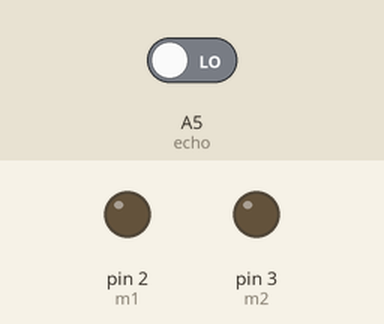
A sketch run on a simulated Arduino Uno, built with avr-gcc and run on an emulated ATmega328P. On the bench: output pins drawn as LEDs (lit = HIGH). Inputs (shaded band) come from the test bench; at power-on: A5 (echo) LOW.

Above: at 0.1 s.
At 1.1 s:
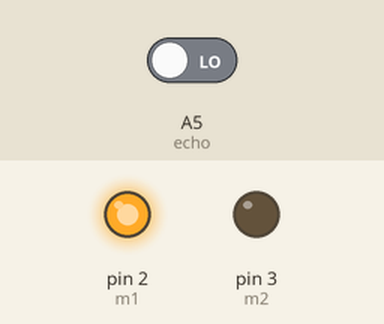
Timing chart, 0 to 5.5 s (numbered marks = the images above):
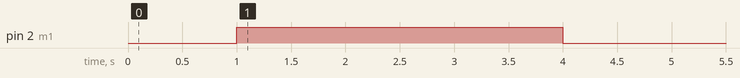

The sketch:

sanitizer.ino
```cpp
int trig = A4;
  int echo = A5;
  int m1 = 2;
  int m2 = 3;
  int mt = 3000;
  int l=5.0;

  float distance (void)
  {
    long long int time;
    float distance ;
    digitalWrite(trig,LOW);
    delayMicroseconds(70);
    digitalWrite(trig,LOW);
    delayMicroseconds(70);
    time=pulseIn(echo,HIGH);
    distance = (time*340.0)/20000.0;
    return distance;
  }
void setup() {
  // put your setup code here, to run once:
  pinMode (trig,OUTPUT);
  pinMode(echo,INPUT);
  pinMode(m1,OUTPUT);
  pinMode(m2,OUTPUT);
  digitalWrite(m1,LOW);
  digitalWrite(m2,LOW);
}

void loop() {
  // put your main code here, to run repeatedly:
  if(distance()<=5)
  {
    digitalWrite(m1,HIGH);
    digitalWrite(m2,LOW);
    delay(mt);
    digitalWrite(m1,LOW);
    digitalWrite(m2,LOW);
    while(distance()<=5)
    {

    }
  }
  }
```

Measured:
- by itself, pin 2 (m1): LOW → HIGH at 1.0 s, → LOW 3.0 s later
